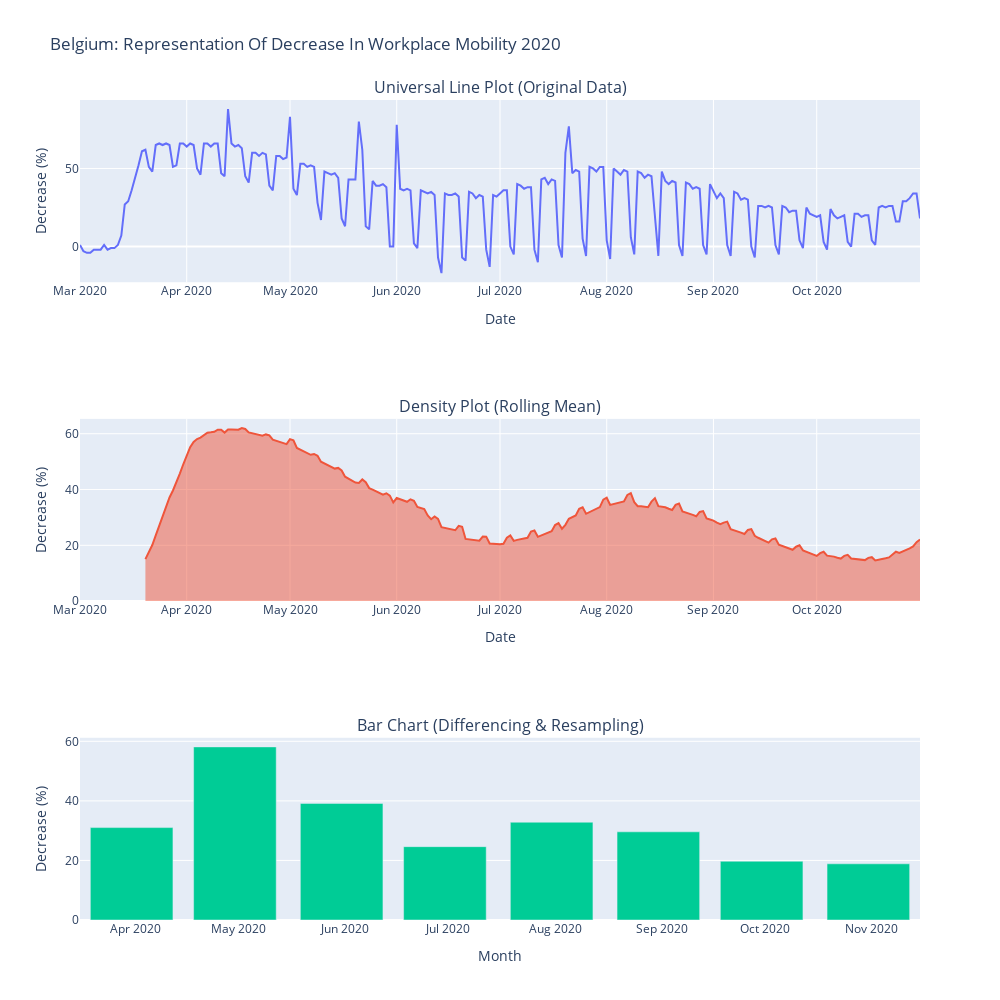

The notebook cell saved with this chart:
### Markdown cell above
## Belgium 2020: Workplaces
We will now characterise and visualise the workplace mobility data from Belgium in 2020.

### Code cell
#Belgium 2020: Retail & Recreation
num_subplot_rows = 3
num_subplot_cols = 1

country = Country.Belgium
attribute = Attribute.Workplaces
rolling_mean_windows = 20
resampling_freq = 'M'

#Our Overall Graph Preferences
graph_prefs = {
    "title" : "Belgium: Representation Of Decrease In Workplace Mobility 2020",
    "line_title" : "Universal Line Plot (Original Data)",
    "density_title" : "Density Plot (Rolling Mean)",
    "bar_title" : "Bar Chart (Differencing & Resampling)",
    "width" : 1000,
    "height" : 1000
}

#Our Subplot-Specific Preferences
subplot_prefs = [
    {
        "xaxis" : "Date",
        "yaxis" : "Decrease (%)"
    },
    {
        "xaxis" : "Date",
        "yaxis" : "Decrease (%)"
    },
    {
        "xaxis" : "Month",
        "yaxis" : "Decrease (%)"
    }
]

#Create The Mobility Suite
suite = MobilitySuite(num_subplot_rows, num_subplot_cols, graph_prefs)

#Plot & Show Our Graphs
suite.plot(country, attribute, rolling_mean_windows, resampling_freq, subplot_prefs)
suite.show()

### Figure 1 — Plotly figure (JSON) as saved in the notebook; plotly's stock layout.template omitted (floating-point values rounded to 4 significant figures; data arrays with more than 128 entries replaced by an {"elided": "..."} marker saying what was removed)
{"data": [{"showlegend": false, "type": "scatter", "x": {"elided": "245 str values"}, "xaxis": "x", "y": {"elided": "245 int values"}, "yaxis": "y"}, {"fill": "tozeroy", "showlegend": false, "type": "scatter", "x": {"elided": "245 str values"}, "xaxis": "x2", "y": {"elided": "245 float values"}, "yaxis": "y2"}, {"showlegend": false, "type": "bar", "x": ["2020-03-31T00:00:00", "2020-04-30T00:00:00", "2020-05-31T00:00:00", "2020-06-30T00:00:00", "2020-07-31T00:00:00", "2020-08-31T00:00:00", "2020-09-30T00:00:00", "2020-10-31T00:00:00"], "xaxis": "x3", "y": [31.03, 58.13, 39.16, 24.63, 32.84, 29.61, 19.73, 18.87], "yaxis": "y3"}], "layout": {"annotations": [{"font": {"size": 16}, "showarrow": false, "text": "Universal Line Plot (Original Data)", "x": 0.5, "xanchor": "center", "xref": "paper", "y": 1, "yanchor": "bottom", "yref": "paper"}, {"font": {"size": 16}, "showarrow": false, "text": "Density Plot (Rolling Mean)", "x": 0.5, "xanchor": "center", "xref": "paper", "y": 0.6111, "yanchor": "bottom", "yref": "paper"}, {"font": {"size": 16}, "showarrow": false, "text": "Bar Chart (Differencing & Resampling)", "x": 0.5, "xanchor": "center", "xref": "paper", "y": 0.2222, "yanchor": "bottom", "yref": "paper"}], "height": 1000, "title": {"text": "Belgium: Representation Of Decrease In Workplace Mobility 2020"}, "width": 1000, "xaxis": {"anchor": "y", "domain": [0, 1], "title": {"text": "Date"}}, "xaxis2": {"anchor": "y2", "domain": [0, 1], "title": {"text": "Date"}}, "xaxis3": {"anchor": "y3", "domain": [0, 1], "title": {"text": "Month"}}, "yaxis": {"anchor": "x", "domain": [0.7778, 1], "title": {"text": "Decrease (%)"}}, "yaxis2": {"anchor": "x2", "domain": [0.3889, 0.6111], "title": {"text": "Decrease (%)"}}, "yaxis3": {"anchor": "x3", "domain": [0, 0.2222], "title": {"text": "Decrease (%)"}}}}
